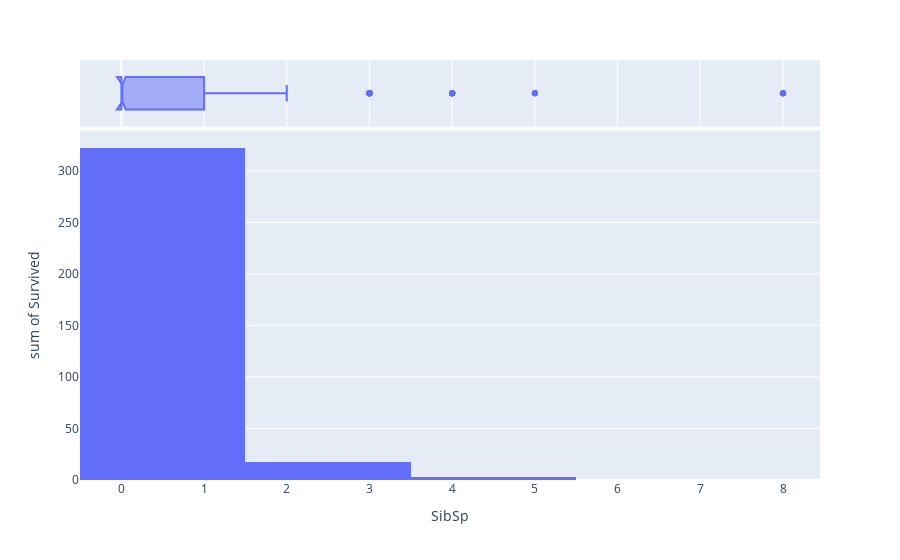

The cell this chart's notebook holds for it:
### Code cell
fig = px.histogram(train, x = "SibSp", y = "Survived", nbins = 8, marginal = "box")
fig.show()

### Figure 1 — Plotly figure (JSON) as saved in the notebook; plotly's stock layout.template omitted (floating-point values rounded to 4 significant figures; data arrays with more than 128 entries replaced by an {"elided": "..."} marker saying what was removed)
{"data": [{"alignmentgroup": "True", "bingroup": "x", "histfunc": "sum", "hovertemplate": "SibSp=%{x}<br>sum of Survived=%{y}<extra></extra>", "legendgroup": "", "marker": {"color": "#636efa", "pattern": {"shape": ""}}, "name": "", "nbinsx": 8, "offsetgroup": "", "orientation": "v", "showlegend": false, "type": "histogram", "x": {"elided": "891 int values"}, "xaxis": "x", "y": {"elided": "891 int values"}, "yaxis": "y"}, {"alignmentgroup": "True", "hovertemplate": "SibSp=%{x}<extra></extra>", "legendgroup": "", "marker": {"color": "#636efa"}, "name": "", "notched": true, "offsetgroup": "", "showlegend": false, "type": "box", "x": {"elided": "891 int values"}, "xaxis": "x2", "yaxis": "y2"}], "layout": {"barmode": "relative", "legend": {"tracegroupgap": 0}, "margin": {"t": 60}, "xaxis": {"anchor": "y", "domain": [0, 1], "title": {"text": "SibSp"}}, "xaxis2": {"anchor": "y2", "domain": [0, 1], "matches": "x", "showgrid": true, "showticklabels": false}, "yaxis": {"anchor": "x", "domain": [0, 0.8316], "title": {"text": "sum of Survived"}}, "yaxis2": {"anchor": "x2", "domain": [0.8416, 1], "matches": "y2", "showgrid": false, "showline": false, "showticklabels": false, "ticks": ""}}}
